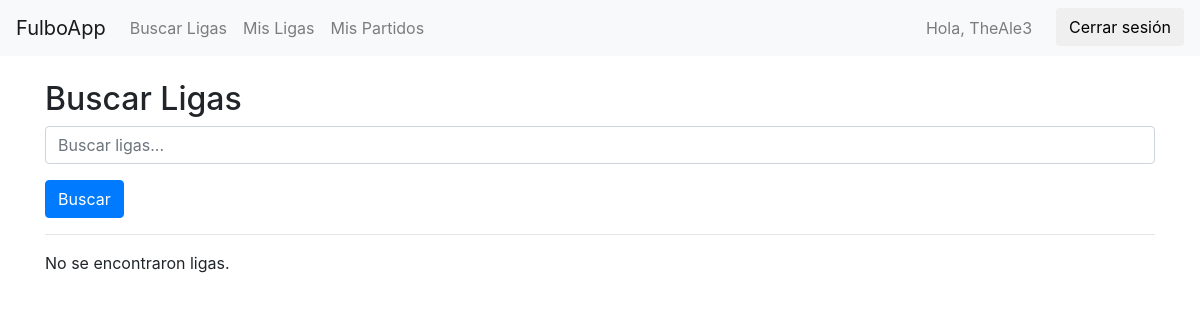
The app's page /AppFulbo/ligas/buscar/ (signed in), older data.
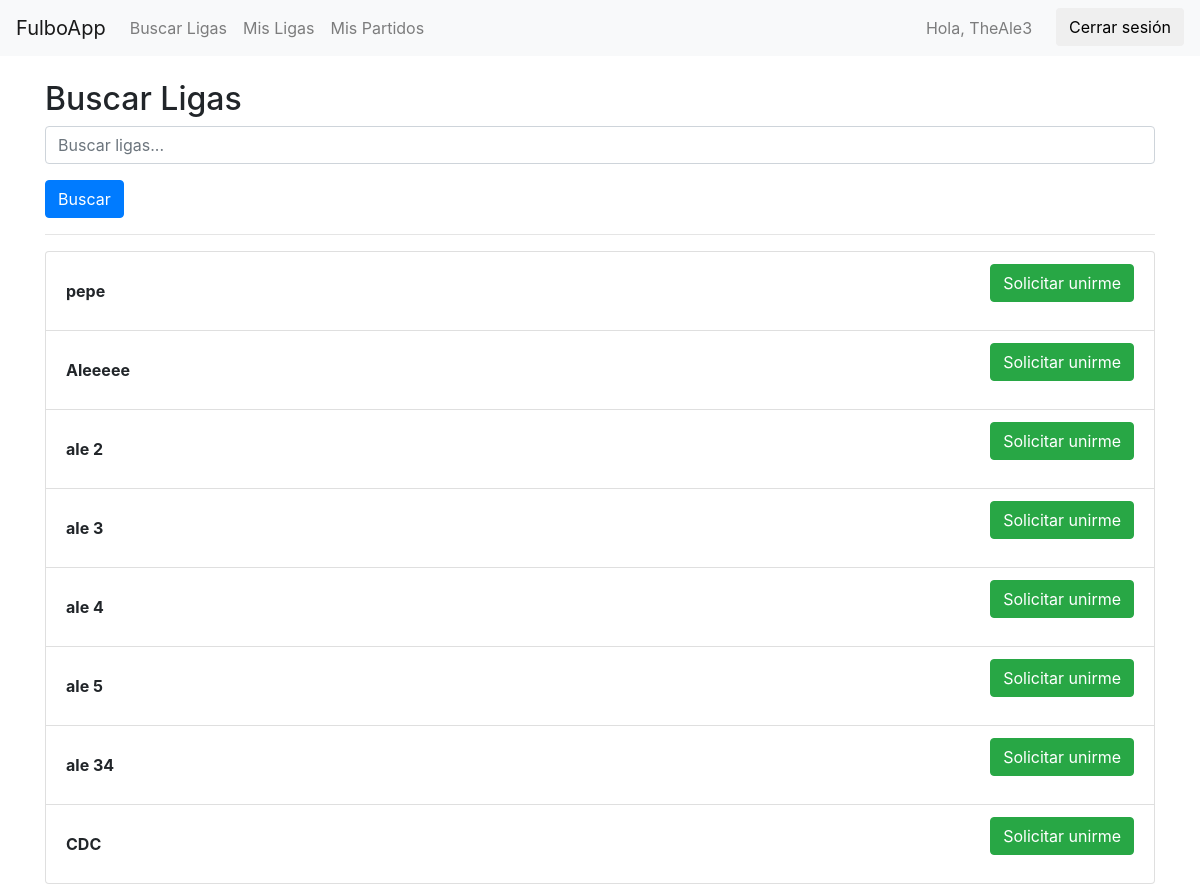
The same page, newer data.
### AppFulbo/models.py (models this page shows, shortened)
class Liga(models.Model):
    nombre_liga= models.CharField(max_length=15,unique=True)

### AppFulbo/views.py (the view)
# urls.py: path('ligas/buscar/', views.buscar_ligas, name='buscar_ligas'),
@login_required
def buscar_ligas(request):
    query = request.GET.get('q', '')
    if query:
        ligas = Liga.objects.filter(nombre_liga__icontains=query)
    else:
        ligas = Liga.objects.all()
    context = {
        'ligas': ligas,
        'query': query,
    }
    return render(request, 'AppFulbo/buscar_ligas.html', context)

### AppFulbo/templates/AppFulbo/buscar_ligas.html (shortened to what this page needs)
{% extends 'AppFulbo/base.html' %}
{% block content %}
<h2>Buscar Ligas</h2>
<form method="get" action="{% url 'buscar_ligas' %}">
    <div class="form-group">
        <input type="text" name="q" class="form-control" placeholder="Buscar ligas..." value="{{ query }}">
    </div>
    <button type="submit" class="btn btn-primary">Buscar</button>
</form>
<hr>
{% if ligas %}
    <ul class="list-group">
        {% for liga in ligas %}
            <li class="list-group-item d-flex justify-content-between align-items-center">
                <div>
                    <strong>{{ liga.nombre_liga }}</strong>
                </div>
                <form method="post" action="{% url 'solicitar_unirse' liga.id %}">
                    <button type="submit" class="btn btn-success">Solicitar unirme</button>
                </form>
            </li>
        {% endfor %}
    </ul>
{% else %}
    <p>No se encontraron ligas.</p>
{% endif %}
{% endblock %}

### AppFulbo/templates/AppFulbo/base.html (shortened to what this page needs)
{% load static %}
<html lang="es">
<head>
    <link rel="stylesheet" href="https://cdnjs.cloudflare.com/ajax/libs/font-awesome/6.0.0-beta3/css/all.min.css"
 />
    <link rel="stylesheet" href="https://maxcdn.bootstrapcdn.com/bootstrap/4.0.0/css/bootstrap.min.css">
</head>
<body>
    <nav class="navbar navbar-expand-lg navbar-light bg-light">
        <a class="navbar-brand" href="{% url 'inicio' %}">FulboApp</a>
        <div class="collapse navbar-collapse">
            <ul class="navbar-nav mr-auto">
                <li class="nav-item">
                    <li class="nav-item">
                        <a class="nav-link" href="{% url 'buscar_ligas' %}">Buscar Ligas</a>
                    </li>
                    <a class="nav-link" href="{% url 'mis_ligas' %}">Mis Ligas</a>
                </li>
                <li class="nav-item">
                    <a class="nav-link" href="{% url 'mis_partidos' %}">Mis Partidos</a>
                </li>
            </ul>
            <ul class="navbar-nav">
                {% if user.is_authenticated %}
                <li class="nav-item mr-3">
                    <a class="nav-link" href="{% url 'mi_perfil' %}">Hola, {{ user.username }}</a>
                </li>
                <li class="nav-item">
                    <form action="{% url 'logout' %}" method="post" class="d-inline">
                        <button type="submit" class="btn btn-logout">Cerrar sesión</button>
                    </form>
                </li>
                {% else %}
                    <li class="nav-item">
                        <a class="nav-link" href="{% url 'login' %}">Iniciar sesión</a>
                    </li>
                {% endif %}
            </ul>
        </div>
    </nav>
    <div class="container mt-4">
        {% block content %}{% endblock %}
    </div>
</body>
</html>

Row changes from the older to the newer data that the page shows:
added Liga: nombre_liga "pepe"
added Liga: nombre_liga "Aleeeee"
added Liga: nombre_liga "ale 2"
added Liga: nombre_liga "ale 3"
added Liga: nombre_liga "ale 4"
added Liga: nombre_liga "ale 5"
added Liga: nombre_liga "ale 34"
added Liga: nombre_liga "CDC"
Text that changed along with them:
text no longer shown: "No se encontraron ligas."
